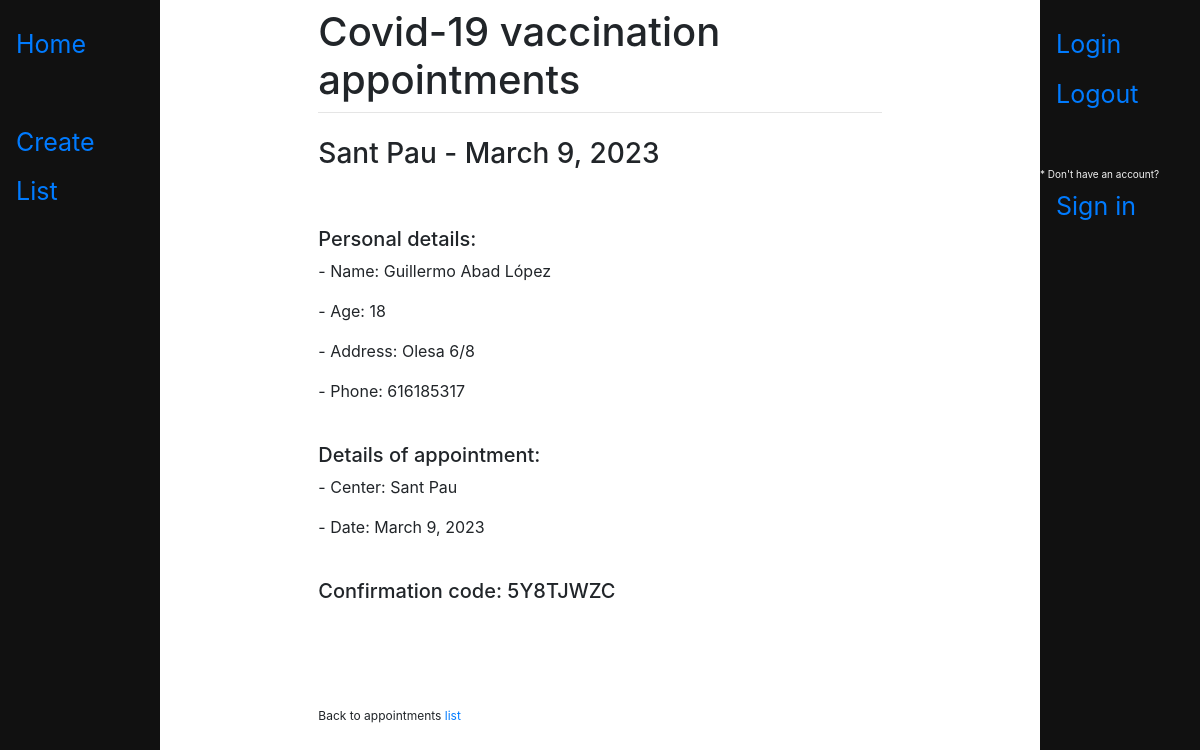
Screenshot of /3 (signed in) with the database file from the repository.
### main/models.py (models this page shows, shortened)
class Appointment(models.Model):
    user = models.ForeignKey(User, on_delete=models.CASCADE, related_name="appointment", null=True)
    name = models.CharField(max_length=300)
    age = models.IntegerField(default=0, blank=False)
    address = models.CharField(max_length=300)
    phone = models.CharField(max_length=9)
    center = models.CharField(max_length=50)
    date = models.DateField()
    confirmation_code = models.CharField(max_length=8, unique=True)

### main/views.py (the view)
# urls.py: path("<int:id>",views.appointment, name = "appointment"),
def appointment(response,id):
    ls = Appointment.objects.get(id=id)
    if response.user.is_authenticated:
        if ls in response.user.appointment.all():
            return render(response, "main/appointment.html", {"ls":ls})
    return render(response, "main/wrong_view.html",{})

### main/templates/main/appointment.html (shortened to what this page needs)
{% extends 'main/base.html' %}
{% block content %}
    {% if user.is_authenticated %}
        <h3>{{ls.center}} - {{ls.date}}</h3>
        <br>
        <br>
        <h5>Personal details:</h5>
        <p>- Name: {{ls.name}}</p>
        <p>- Age: {{ls.age}}</p>
        <p>- Address: {{ls.address}}</p>
        <p>- Phone: {{ls.phone}}</p>
        <br>
        <h5> Details of appointment:</h5>
        <p>- Center: {{ls.center}}</p>
        <p>- Date: {{ls.date}}</p>
        <br>
        <h5> Confirmation code: {{ls.confirmation_code}}</h5>
        <br>
        <br>
        <br>
        <br>
        <p style="font-size:12px;"> Back to appointments <a href="/list">  list </a> </p>
    {% else %}
        <p>Login <a href="login/">Here</a></p>
    {% endif %}
{% endblock %}

### rows the page displays
Appointment: center "Sant Pau", date "March 9, 2023", name "Guillermo Abad López", age "18", address "Olesa 6/8", phone "616185317", confirmation_code "5Y8TJWZC"
